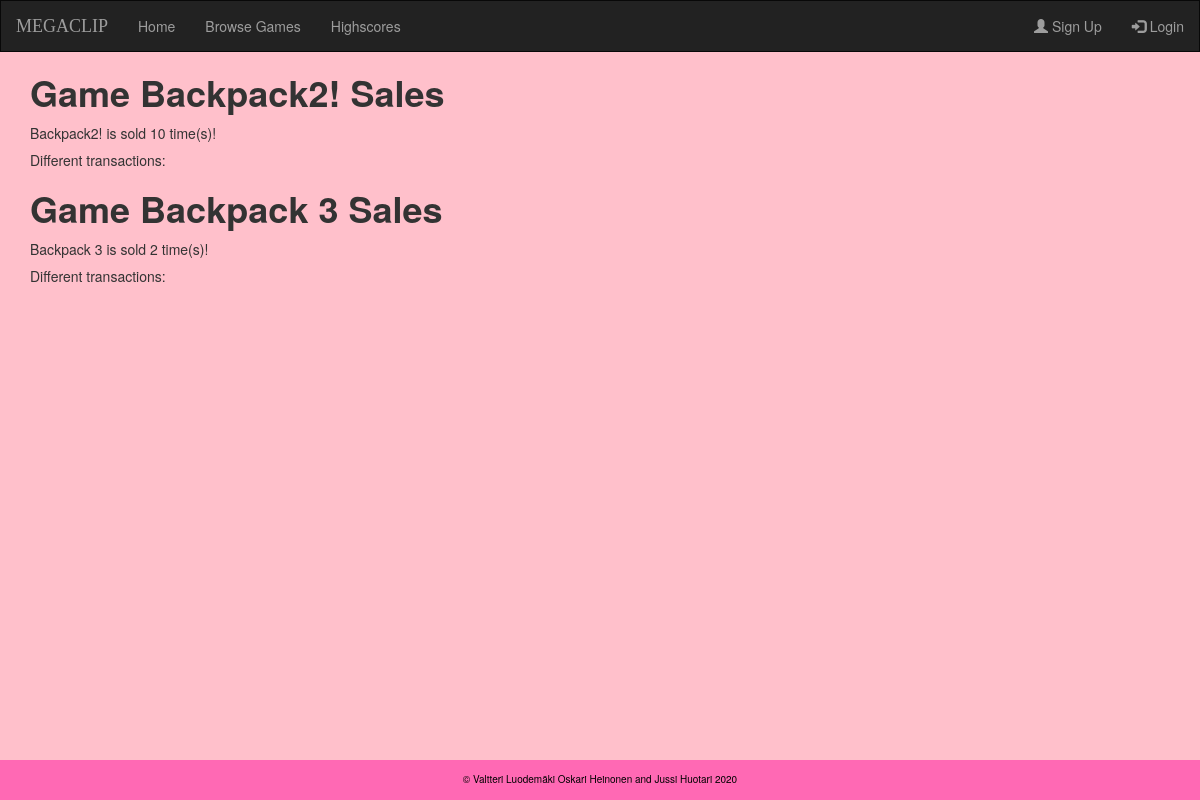
/user/Suppercell, run on the app's committed database.
### gamestore/models.py (models this page shows, shortened)
class Game(models.Model):
    name = models.CharField(max_length=255, primary_key=True, unique=True)
    url = models.URLField(max_length=255)
    price = models.DecimalField(max_digits=20, decimal_places=2)
    developer = models.ForeignKey('users.CustomUser', on_delete=models.CASCADE, null=True)
    def sales(self):
        numbers_sold = Transaction.objects.filter(game=self).count()
        return numbers_sold

### gamestore/views.py (the view)
# urls.py: path('user/<str:username>',UserGameListView.as_view(),name='user-stats' ), #domain/user/johndoe
class UserGameListView(ListView):
    model = Game
    template_name = 'gamestore/user_stats.html'
    context_object_name = 'games'
    def get_queryset(self):
        user = get_object_or_404(CustomUser, username=self.kwargs.get('username'))
        return Game.objects.filter(developer=user)
    def get_context_data(self, **kwargs):
        context = super(UserGameListView, self).get_context_data(**kwargs)
        context.update({
            'transactions': Transaction.objects.all(),
            'sales_stats_page' : 'active'
        })
        return context

### gamestore/templates/gamestore/user_stats.html (shortened to what this page needs)
{% extends "base.html" %}
{% block content%}
  {% for game in games %}
    <h1><strong>Game {{ game.name }} Sales</strong></h1>
    <p>{{game.name}} is sold {{ game.sales }} time(s)!</p>
    <h5>Different transactions: </h5>
  {% endfor %}
{% endblock content%}

### gamestore/static/gamestore/style.css (style rules this page uses)
body { background: pink ; }

### data on the page
Game: name "Backpack2!", sales "10"
Game: name "Backpack 3", sales "2"
